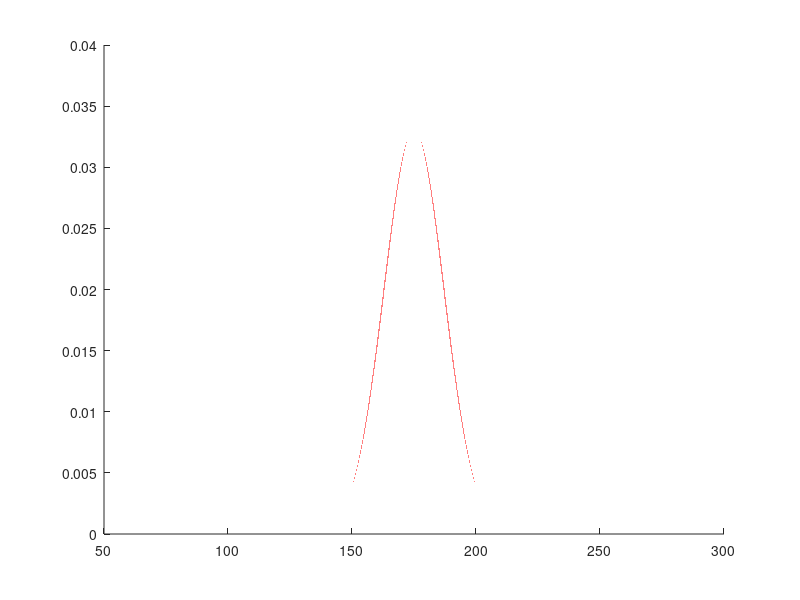

The MATLAB source for this figure: (Note: this script raises an error after producing the figure.)
rng(0);

Ndadi = 50;
Nsim = 1e6;

% Monte Carlo Simulation (only if Ndadi <= 10)
if Ndadi <= 10
    X = randi(6, [Ndadi, Nsim]);
    S = sum(X);
    histogram(S, 'Normalization', 'pdf');
end

hold on;

mu = 3.5 * Ndadi;

var_dado = 0;
for i = 1:6
    var_dado = var_dado + (i - 3.5)^2;
end
var_dado = var_dado / 6;
var = Ndadi * var_dado;
dev_st_1 = sqrt(var);
dev_st_2 = sqrt(var * 6 / 5); % 1/(n-1) dev. st. campionaria
b = 6; a = 0;
dev_st_3 = sqrt((b-a)^2 / 12 * Ndadi);% approx to uniform distribution

xmin = Ndadi;
xmax = Ndadi * 6;
x = linspace(xmin, xmax, Nsim);
fX_1 = normpdf(x, mu, dev_st_1);
% fX_2 = normpdf(x, mu, dev_st_2);
fX_3 = normpdf(x, mu, dev_st_3);

fX_dado = ones(1, 6) / 6;
fX = fX_dado;

for i = 1:Ndadi-1
    fX = conv(fX, fX_dado);
end
real_curve = fX;

LINE_WIDTH = 1.5;
p1 = plot(x, fX_1, 'r');
p1(1).LineWidth = LINE_WIDTH;
% p2 = plot(x, fX_2, 'y');
% p2(1).LineWidth = LINE_WIDTH;
p3 = plot(x, fX_3, 'g');
p3(1).LineWidth = LINE_WIDTH;
p4 = plot(Ndadi:Ndadi*6, real_curve, 'b');
p4(1).LineWidth = LINE_WIDTH;

if Ndadi <= 10
    % legend('Monte Carlo sim', '1/n', '1/(n-1)', 'uniform', 'Real');
    legend('Monte Carlo sim', '1/n', 'uniform', 'conv');
else
    % legend'1/n', '1/(n-1)', 'uniform', 'Real');
    legend('1/n', 'uniform', 'conv');
end

title("Lancio di " + num2str(Ndadi) + " dadi");
hold off;